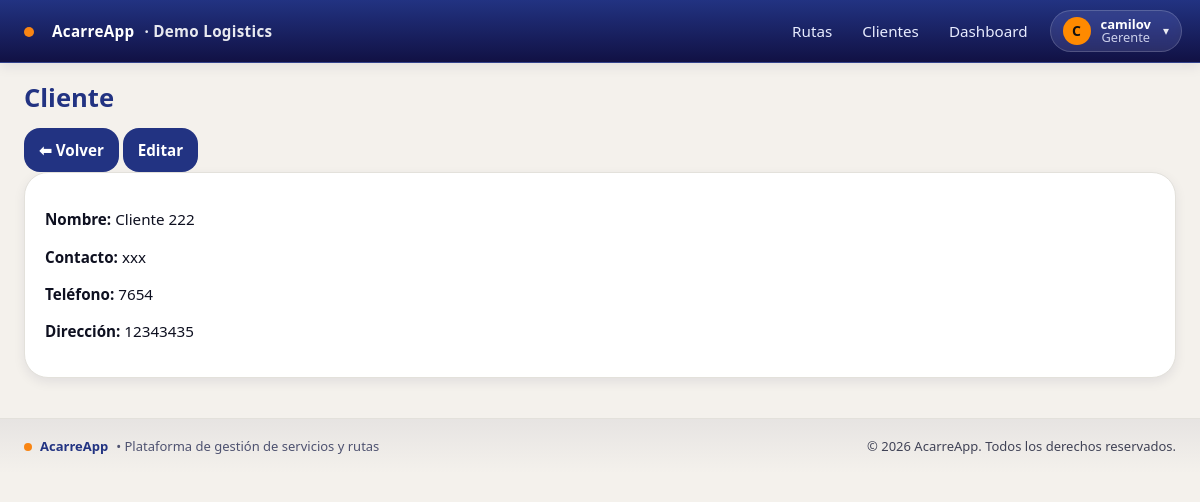
Screenshot of /empresa/clientes/3/ (signed in) with the database file from the repository.
### empresa/models.py (models this page shows, shortened)
class Empresa(models.Model):
    nombre = models.CharField(max_length=120, unique=True)
    slug = models.SlugField(max_length=60, unique=True)
    nit = models.CharField(max_length=30, blank=True)
    activa = models.BooleanField(default=True)
    created_at = models.DateTimeField(auto_now_add=True)

class Cliente(models.Model):
    empresa = models.ForeignKey(Empresa, on_delete=models.PROTECT)
    nombre = models.CharField(max_length=120)
    contacto = models.CharField(max_length=120, blank=True)
    telefono = models.CharField(max_length=50, blank=True)
    direccion = models.CharField(max_length=200, blank=True)
    activo = models.BooleanField(default=True)
    class Meta:
        unique_together = [('empresa','nombre')]
        ordering = ['nombre']

### usuarios/models.py (models this page shows, shortened)
class UserProfile(models.Model):
    user = models.OneToOneField(User, on_delete=models.CASCADE)
    empresa = models.ForeignKey(Empresa, on_delete=models.PROTECT, null=True)
    rol = models.CharField(max_length=20, choices=[('GERENTE','Gerente'),('CONDUCTOR','Conductor')])

### empresa/views.py (the view)
# urls.py: path("clientes/<int:pk>/", ClienteDetailView.as_view(), name="clientes_detail"),
class ClienteDetailView(GerenteRequiredMixin, LoginRequiredMixin, DetailView):
    template_name = "empresa/clientes_detail.html"
    context_object_name = "cliente"
    def get_queryset(self):
        emp = get_current_empresa()
        return Cliente.objects.filter(empresa=emp)

### acarreapp/context_processors.py (called while the page is built)
def vapid_public_key(request):
    return {"VAPID_PUBLIC_KEY": settings.VAPID_PUBLIC_KEY}

### acarreapp/tenancy.py (called while the page is built)
def set_current_empresa(empresa):
    _state.empresa = empresa

def get_current_empresa():
    return getattr(_state, 'empresa', None)

def empresa_context(request):
    return {'empresa_actual': get_current_empresa()}

### acarreapp/views.py (called while the page is built)
    def test_func(self):
        u = self.request.user
        rol = (getattr(getattr(u, "userprofile", None), "rol", "") or "").upper()
        return u.is_superuser or u.is_staff or rol == "GERENTE"

### templates/empresa/clientes_detail.html (shortened to what this page needs)
{% extends "base.html" %}
{% block content %}
<div class="d-flex justify-content-between align-items-center mb-3">
  <h1 class="m-0">Cliente</h1>
  <div class="d-flex gap-2">
    <a class="btn btn-outline-secondary" href="{% url 'empresa:clientes_list' %}">⬅ Volver</a>
    <a class="btn btn-primary" href="{% url 'empresa:clientes_update' cliente.id %}">Editar</a>
  </div>
</div>
<div class="card">
  <div class="card-body">
    <p class="mb-1"><strong>Nombre:</strong> {{ cliente.nombre }}</p>
    <p class="mb-1"><strong>Contacto:</strong> {{ cliente.contacto }}</p>
    <p class="mb-1"><strong>Teléfono:</strong> {{ cliente.telefono }}</p>
    <p class="mb-0"><strong>Dirección:</strong> {{ cliente.direccion }}</p>
  </div>
</div>
{% endblock %}

### templates/includes/navbar.html (shortened to what this page needs)
<header class="navbar">
  <div class="container nav-inner" style="padding-left:18px; padding-right:18px;">
    <a class="brand" href="{% url 'rutas:list' %}" style="display:flex;align-items:center;gap:10px;">
      <span class="dot" style="margin-left:6px;margin-right:8px;transform:translateY(1px);"></span>
      <span>AcarreApp</span>
      {% if empresa_actual %}
        <span class="empresa">· {{ empresa_actual.nombre }}</span>
      {% endif %}
    </a>
    {% if request.user.is_authenticated %}
      {% with rol=request.user.userprofile.rol|default_if_none:'' %}
        {% if request.user.is_superuser or request.user.is_staff or rol == 'GERENTE' %}
          <nav class="nav main-nav" aria-label="Navegación principal">
            <a href="{% url 'rutas:list' %}">Rutas</a>
            <a href="{% url 'empresa:clientes_list' %}">Clientes</a>
            <a href="{% url 'dashboard:home' %}">Dashboard</a>
          </nav>
        {% else %}
          <nav class="nav main-nav" aria-label="Navegación principal">
            <a href="{% url 'rutas:list' %}">Rutas</a>
          </nav>
        {% endif %}
        <div class="menu-right" style="display:flex;align-items:center;gap:10px;">
          <button class="userchip" id="userchip" aria-haspopup="true" aria-expanded="false"
                  title="{{ request.user.get_full_name|default:request.user.username }}">
            <span class="avatar">
              {{ request.user.get_full_name|default:request.user.username|first|upper }}
            </span>
            <span class="meta">
              <span class="name">{{ request.user.get_full_name|default:request.user.username }}</span>
              {% if rol %}<span class="role">{{ rol|title }}</span>{% endif %}
            </span>
            <span class="caret">▾</span>
          </button>
        </div>
      {% endwith %}
    {% else %}
      <nav class="nav main-nav" aria-label="Navegación principal">
        <a href="{% url 'login' %}">Iniciar sesión</a>
      </nav>
    {% endif %}
  </div>
</header>

### static/css/acarreapp.css (style rules this page uses)
:root { --brand-900: #111144; --brand-800: #223382; --brand-300: #9BACD8; --accent-500: #F98513; --bg-100: #F4F1EC; --bg-200: #DAD1C8; --ink-900: #0E1020; --ink-700: #2E3147; --ink-500: #4E5270; --line-200:#E3E1DB; --radius-sm: 10px; --radius-md: 16px; --radius-lg: 24px; --shadow-1: 0 4px 12px rgba(17,17,68,0.08); --shadow-2: 0 10px 30px rgba(17,17,68,0.12); --font-sans: ui-sans-serif, system-ui, -apple-system, "Segoe UI", Roboto, "Helvetica Neue", Arial, "Noto Sans", "Liberation Sans", "Apple Color Emoji", "Segoe UI Emoji"; --fs-xs: clamp(12px, 0.72rem, 13px); --fs-sm: clamp(13px, 0.8rem, 14px); --fs-md: clamp(14px, 0.95rem, 16px); --fs-lg: clamp(16px, 1.05rem, 18px); --fs-xl: clamp(18px, 1.25rem, 22px); --fs-2xl: clamp(22px, 1.6rem, 28px); --container-max: 1200px; --st-pend: #7A7F9A; --st-ant: #2F7D32; --st-pag: #1C5DFF; --st-warn: #C17C00; --st-error:#B00020; }
*, *::before, *::after { box-sizing: border-box; }
html, body { height: 100%; }
body { margin: 0; background: var(--bg-100); color: var(--ink-900); font-family: var(--font-sans); font-size: var(--fs-md); line-height: 1.45; -webkit-font-smoothing: antialiased; text-rendering: optimizeLegibility; }
a { color: inherit; }
.container { width: 100%; margin-inline: auto; padding-inline: 16px; max-width: var(--container-max); }
h1, .h1 { font-size: var(--fs-2xl); margin: 0 0 12px; font-weight: 700; color: var(--brand-800); }
.card { background: #fff; border: 1px solid var(--line-200); border-radius: var(--radius-lg); box-shadow: var(--shadow-1); overflow: hidden; }
.card-body { padding: 16px; }
.btn { --btn-bg: var(--brand-800); --btn-fg: #fff; --btn-border: transparent; appearance: none; display: inline-flex; align-items: center; justify-content: center; gap: 8px; padding: 10px 14px; font-weight: 600; border-radius: var(--radius-md); border: 1px solid var(--btn-border); background: var(--btn-bg); color: var(--btn-fg); text-decoration: none; cursor: pointer; transition: transform .06s ease, box-shadow .2s ease, background .2s ease; }
.btn-primary { --btn-bg: var(--brand-800); }
.navbar { position: sticky; top: 0; z-index: 10; background: linear-gradient(180deg, var(--brand-800), var(--brand-900)); color: #fff; border-bottom: 1px solid rgba(255,255,255,0.08); box-shadow: var(--shadow-1); }
.nav-inner { display: grid; grid-template-columns: 1fr auto auto; align-items: center; gap: 12px; padding: 8px 0; }
.brand { display: inline-flex; align-items: center; gap: 10px; color: #fff; text-decoration: none; font-weight: 800; letter-spacing: .02em; }
.brand .empresa { color: rgba(255,255,255,0.9); font-weight: 700; }
.brand .dot { width: 10px; height: 10px; border-radius: 50%; background: var(--accent-500); }
.nav { display: flex; gap: 6px; padding: 4px 0; }
.main-nav { display: flex; gap: 12px; justify-content: center; flex-wrap: wrap; }
.nav a { color: #E8ECFF; text-decoration: none; padding: 8px 10px; border-radius: 8px; }
.menu-right { justify-self: end; position: relative; }
.userchip { display: inline-flex; align-items: center; gap: 10px; padding: 6px 10px; border-radius: 999px; border: 1px solid rgba(255,255,255,0.12); background: rgba(255,255,255,0.06); color: #fff; font: inherit; cursor: pointer; }
.userchip .avatar { width: 28px; height: 28px; border-radius: 50%; background: var(--accent-500); color: #1b1b1b; font-weight: 800; display:flex; align-items:center; justify-content:center; }
.userchip .meta { display:flex; flex-direction: column; line-height: 1.05; }
.userchip .name { font-size: var(--fs-sm); }
.userchip .role { font-size: var(--fs-xs); opacity: .9; color: #E8ECFF; }
.userchip .caret { font-size: 16px; margin-left: 2px; opacity: .9; }
@media (min-width: 768px) { .nav { gap: 10px; } }
@media (min-width: 768px) { .card-body { padding: 20px; } }
@media (min-width: 1100px) { .container { padding-inline: 24px; } }

### templates/includes/navbar.html (style rules this page uses)
.userchip { display:inline-flex; align-items:center; gap:10px; padding:6px 12px; border-radius:999px; background:rgba(255,255,255,.10); border:1px solid rgba(255,255,255,.18); backdrop-filter:saturate(120%) blur(6px); cursor:pointer; }
.userchip .avatar { display:grid; place-items:center; width:28px; height:28px; border-radius:999px; background:#ff8a00; color:#111; font-weight:800; font-size:14px; }
.userchip .meta { display:flex; flex-direction:column; line-height:1; }
.userchip .name { font-weight:600; }
.userchip .role { font-size:.8rem; opacity:.85; }
.userchip .caret { font-size:12px; opacity:.9; }

### rows the page displays
Empresa: nombre "Demo Logistics"
UserProfile: rol "Gerente"
Cliente: nombre "Cliente 222", contacto "xxx", telefono "7654", direccion "12343435"

### other values shown
{{ request.user.get_full_name|default:request.user.username|first|upper }} "C"
{{ request.user.get_full_name|default:request.user.username }} "camilov"
